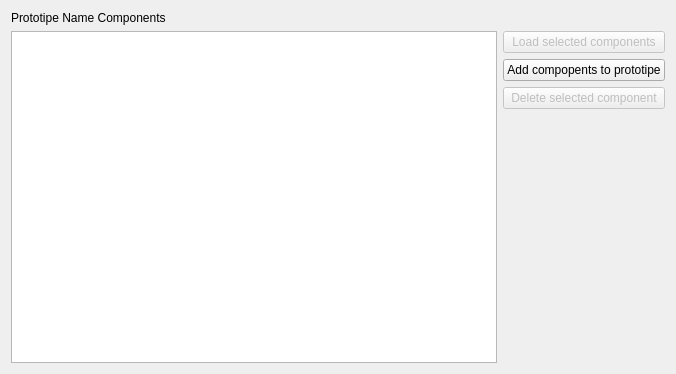
<?xml version="1.0" encoding="UTF-8"?>
<ui version="4.0">
 <class>PrototypeComponentsNavigatorWindow</class>
 <widget class="QWidget" name="PrototypeComponentsNavigatorWindow">
  <property name="geometry">
   <rect>
    <x>0</x>
    <y>0</y>
    <width>676</width>
    <height>374</height>
   </rect>
  </property>
  <property name="windowTitle">
   <string>Dialog</string>
  </property>
  <layout class="QVBoxLayout" name="verticalLayout_3">
   <item>
    <layout class="QVBoxLayout" name="verticalLayout_2">
     <item>
      <widget class="QLabel" name="prototypeNameComponents">
       <property name="sizePolicy">
        <sizepolicy hsizetype="Preferred" vsizetype="Preferred">
         <horstretch>0</horstretch>
         <verstretch>0</verstretch>
        </sizepolicy>
       </property>
       <property name="text">
        <string>Prototipe Name Components</string>
       </property>
      </widget>
     </item>
     <item>
      <layout class="QHBoxLayout" name="horizontalLayout_2">
       <item>
        <widget class="QListView" name="listView">
         <property name="sizePolicy">
          <sizepolicy hsizetype="Expanding" vsizetype="Expanding">
           <horstretch>0</horstretch>
           <verstretch>0</verstretch>
          </sizepolicy>
         </property>
         <property name="editTriggers">
          <set>QAbstractItemView::NoEditTriggers</set>
         </property>
         <property name="dragDropMode">
          <enum>QAbstractItemView::NoDragDrop</enum>
         </property>
         <property name="selectionMode">
          <enum>QAbstractItemView::ExtendedSelection</enum>
         </property>
         <property name="movement">
          <enum>QListView::Static</enum>
         </property>
         <property name="flow">
          <enum>QListView::LeftToRight</enum>
         </property>
         <property name="isWrapping" stdset="0">
          <bool>false</bool>
         </property>
         <property name="viewMode">
          <enum>QListView::IconMode</enum>
         </property>
         <property name="selectionRectVisible">
          <bool>false</bool>
         </property>
        </widget>
       </item>
       <item>
        <layout class="QVBoxLayout" name="verticalLayout">
         <item>
          <widget class="QPushButton" name="pushButtonLoadSelectedComponents">
           <property name="enabled">
            <bool>false</bool>
           </property>
           <property name="text">
            <string>Load selected components</string>
           </property>
          </widget>
         </item>
         <item>
          <widget class="QPushButton" name="pushButtonAddComponentsToPrototipe">
           <property name="text">
            <string>Add compopents to prototipe</string>
           </property>
          </widget>
         </item>
         <item>
          <widget class="QPushButton" name="pushButtonDeleteSelectedComponent">
           <property name="enabled">
            <bool>false</bool>
           </property>
           <property name="text">
            <string>Delete selected component</string>
           </property>
          </widget>
         </item>
         <item>
          <spacer name="verticalSpacer">
           <property name="orientation">
            <enum>Qt::Vertical</enum>
           </property>
           <property name="sizeHint" stdset="0">
            <size>
             <width>20</width>
             <height>40</height>
            </size>
           </property>
          </spacer>
         </item>
        </layout>
       </item>
      </layout>
     </item>
    </layout>
   </item>
  </layout>
 </widget>
 <resources/>
 <connections/>
</ui>
